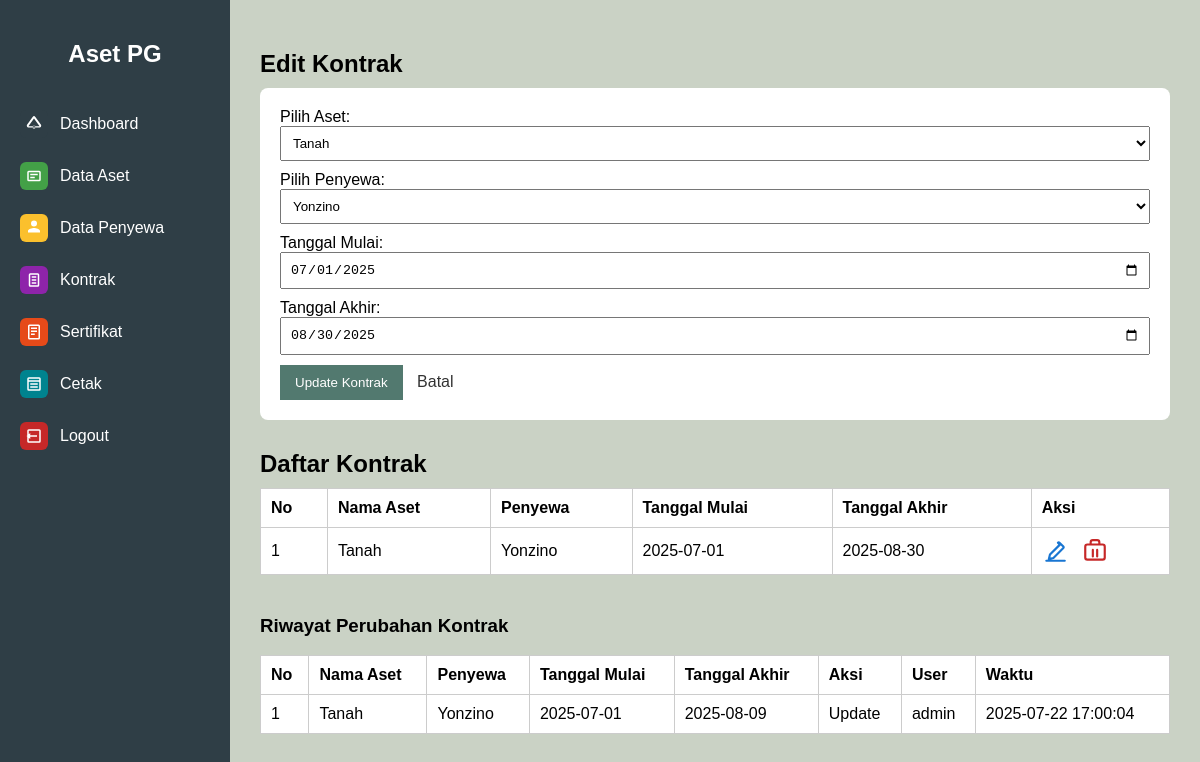
/pages/kontrak.php?edit=1 (signed in), run on the app's committed database.
### tables this page shows
CREATE TABLE `kontrak` (
  `id` int(11) NOT NULL,
  `aset_id` int(11) DEFAULT NULL,
  `penyewa_id` int(11) DEFAULT NULL,
  `tanggal_mulai` date DEFAULT NULL,
  `tanggal_akhir` date DEFAULT NULL
);

CREATE TABLE `aset` (
  `id` int(11) NOT NULL,
  `nama_aset` varchar(100) DEFAULT NULL,
  `kecamatan` varchar(100) DEFAULT NULL,
  `penyewa_id` int(11) DEFAULT NULL,
  `tanggal_input` date DEFAULT NULL
);

CREATE TABLE `penyewa` (
  `id` int(11) NOT NULL,
  `nama` varchar(100) DEFAULT NULL,
  `kontak` varchar(100) DEFAULT NULL
);

CREATE TABLE `kontrak_history` (
  `id` int(11) NOT NULL,
  `kontrak_id` int(11) DEFAULT NULL,
  `aset_id` int(11) DEFAULT NULL,
  `penyewa_id` int(11) DEFAULT NULL,
  `tanggal_mulai` date DEFAULT NULL,
  `tanggal_akhir` date DEFAULT NULL,
  `aksi` varchar(20) DEFAULT NULL,
  `user` varchar(50) DEFAULT NULL,
  `waktu` datetime DEFAULT NULL
);

### pages/kontrak.php (the view, shortened to what this page needs)
<?php
include '../includes/db.php';
$data = mysqli_query($conn, "SELECT kontrak.*, aset.nama_aset, penyewa.nama AS nama_penyewa
                             FROM kontrak
                             JOIN aset ON kontrak.aset_id = aset.id
                             JOIN penyewa ON kontrak.penyewa_id = penyewa.id");
$editData = null;
if (isset($_GET['edit'])) {
    $edit_id = $_GET['edit'];
    $editRes = mysqli_query($conn, "SELECT * FROM kontrak WHERE id=$edit_id");
    if ($editRes && mysqli_num_rows($editRes) > 0) {
        $editData = mysqli_fetch_assoc($editRes);
    }
}
include '../includes/sidebar.php';
?>
<!DOCTYPE html>
<html>
<head>
</head>
<body>
  <div class="content">
    <?php if ($editData): ?>
      <h2>Edit Kontrak</h2>
      <form method="POST">
        <label for="aset_id">Pilih Aset:</label>
        <select name="aset_id" required>
          <?php
          $asetListEdit = mysqli_query($conn, "SELECT id, nama_aset FROM aset");
          while ($a = mysqli_fetch_assoc($asetListEdit)):
          ?>
            <option value="<?= $a['id'] ?>" <?= $a['id'] == $editData['aset_id'] ? 'selected' : '' ?>><?= $a['nama_aset'] ?></option>
          <?php endwhile; ?>
        </select>
        <label for="penyewa_id">Pilih Penyewa:</label>
        <select name="penyewa_id" required>
          <?php
          $penyewaListEdit = mysqli_query($conn, "SELECT id, nama FROM penyewa");
          while ($p = mysqli_fetch_assoc($penyewaListEdit)):
          ?>
            <option value="<?= $p['id'] ?>" <?= $p['id'] == $editData['penyewa_id'] ? 'selected' : '' ?>><?= $p['nama'] ?></option>
          <?php endwhile; ?>
        </select>
        <label for="tanggal_mulai">Tanggal Mulai:</label>
        <input type="date" name="tanggal_mulai" value="<?= $editData['tanggal_mulai'] ?>" required>
        <label for="tanggal_akhir">Tanggal Akhir:</label>
        <input type="date" name="tanggal_akhir" value="<?= $editData['tanggal_akhir'] ?>" required>
        <button type="submit" name="update">Update Kontrak</button>
        <a href="kontrak.php" style="margin-left:10px;color:#333;">Batal</a>
      </form>
    <?php endif; ?>
    <h2>Daftar Kontrak</h2>
    <table>
      <tr>
        <th>No</th>
        <th>Nama Aset</th>
        <th>Penyewa</th>
        <th>Tanggal Mulai</th>
        <th>Tanggal Akhir</th>
        <th>Aksi</th>
      </tr>
      <?php $no=1; while ($row = mysqli_fetch_assoc($data)) : ?>
      <tr>
        <td><?= $no++ ?></td>
        <td><?= htmlspecialchars($row['nama_aset']) ?></td>
        <td><?= htmlspecialchars($row['nama_penyewa']) ?></td>
        <td><?= $row['tanggal_mulai'] ?></td>
        <td><?= $row['tanggal_akhir'] ?></td>
        <td>
          <a href="kontrak.php?edit=<?= $row['id'] ?>" title="Edit" style="color:#1976d2;vertical-align:middle;display:inline-block;margin-right:10px;">
            <svg width="26" height="26" viewBox="0 0 24 24" fill="none" style="vertical-align:middle;">
              <path d="M4 21h17M14.7 4.29a1 1 0 0 1 1.42 0l3.59 3.59a1 1 0 0 1 0 1.42l-9.17 9.17-4.24 1.06 1.06-4.24 9.17-9.17z" stroke="#1976d2" stroke-width="2" stroke-linecap="round" stroke-linejoin="round"/>
            </svg>
          </a>
          <a href="kontrak.php?hapus=<?= $row['id'] ?>" title="Hapus" onclick="return confirm('Yakin hapus?')" style="color:#c62828;vertical-align:middle;display:inline-block;">
          </a>
        </td>
      </tr>
      <?php endwhile; ?>
    </table>
    <h3 style="margin-top:40px;">Riwayat Perubahan Kontrak</h3>
    <table style="margin-bottom:40px;">
      <tr>
        <th>No</th>
        <th>Nama Aset</th>
        <th>Penyewa</th>
        <th>Tanggal Mulai</th>
        <th>Tanggal Akhir</th>
        <th>Aksi</th>
        <th>User</th>
        <th>Waktu</th>
      </tr>
      <?php
      $history = mysqli_query($conn, "SELECT h.*, a.nama_aset, p.nama AS nama_penyewa FROM kontrak_history h
        LEFT JOIN aset a ON h.aset_id = a.id
        LEFT JOIN penyewa p ON h.penyewa_id = p.id
        ORDER BY h.waktu DESC LIMIT 30");
      $no=1;
      while ($h = mysqli_fetch_assoc($history)) : ?>
        <tr>
          <td><?= $no++ ?></td>
          <td><?= htmlspecialchars($h['nama_aset']) ?></td>
          <td><?= htmlspecialchars($h['nama_penyewa']) ?></td>
          <td><?= $h['tanggal_mulai'] ?></td>
          <td><?= $h['tanggal_akhir'] ?></td>
          <td><?= ucfirst($h['aksi']) ?></td>
          <td><?= htmlspecialchars($h['user']) ?></td>
          <td><?= $h['waktu'] ?></td>
        </tr>
      <?php endwhile; ?>
    </table>
  </div>
</body>
</html>

### pages/kontrak.php (style rules this page uses)
body { font-family: Arial, sans-serif; background: #CAD2C5; margin: 0; padding: 0; display: flex; }
.content { margin-left: 230px; padding: 30px; width: calc(100% - 230px); transition: margin-left 0.4s cubic-bezier(.4,2,.6,1), width 0.4s cubic-bezier(.4,2,.6,1); }
h2 { margin-bottom: 10px; }
form { background: white; padding: 20px; margin-bottom: 30px; border-radius: 8px; }
input, select { width: 100%; padding: 8px; margin-bottom: 10px; }
button { padding: 10px 15px; background: #52796F; color: white; border: none; cursor: pointer; }
table { width: 100%; border-collapse: collapse; background: white; }
table, th, td { border: 1px solid #ccc; }
th, td { padding: 10px; text-align: left; }
a { color: red; text-decoration: none; }

### data on the page
kontrak: aset_id "Tanah", penyewa_id "Yonzino", tanggal_mulai "07/01/2025", tanggal_akhir "08/30/2025", aset.nama_aset "Tanah", penyewa.nama "Yonzino", tanggal_mulai "2025-07-01", tanggal_akhir "2025-08-30"
kontrak_history: aset.nama_aset "Tanah", penyewa.nama "Yonzino", tanggal_mulai "2025-07-01", tanggal_akhir "2025-08-09", aksi "Update", user "admin", waktu "2025-07-22 17:00:04"
